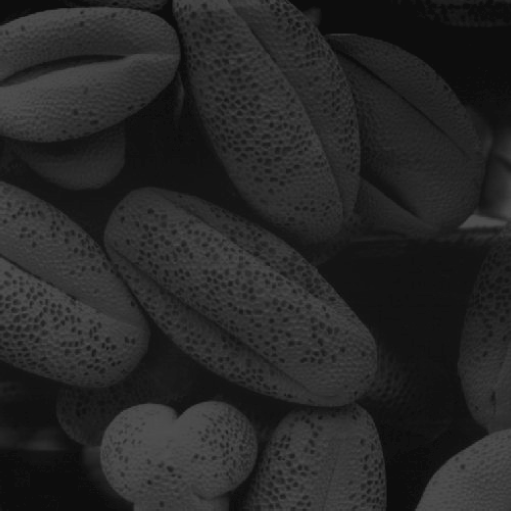
%> input picture hw1/image/grain.tif, 1021 x 1021 px (shown at 1/2 size)
$ octave p1b.m   (GNU Octave 9; MATLAB toolbox functions it lacks are replaced by stand-ins)
%> lines starting %> are read from the running program, lines starting %| are printed output that depends on the picture
clc; clear;
grain = imread("..\image\grain.tif");
%> grain is the input picture: size 1021x1021 uint8; min 13, max 83, mean 38.8
L = 256;
h = zeros(1, L);
num = 1:L;
[r, c] = size(grain);
%> r = 1021; c = 1021

%% histogram
for i = 1:r
    for j = 1:c
        tmp = grain(i, j);
        h(tmp) = h(tmp) + 1;
    end
end
%> after the loop, h = 256 values, max 73608 at index 13, min 0 at index 1, mean 4072

%% compute s_k
p = h / (r * c);
%> p = 256 values, max 0.0706 at index 13, min 0 at index 1, mean 0.00391
s = zeros(1, L);
s(1) = p(1);
for cnt = 2:L
    s(cnt) = s(cnt-1) + p(cnt);
end
%> after the loop, s = 256 values from 0 to 1

%% histogram equalization
figure(1)
% hist equa generated by myself
outimg = uint8(zeros(r,c));
for cnt = 1:L
    s(cnt) = floor((s(cnt)-min(s))/(1-min(s)) * (L-1) + 0.5);
end
%> after the loop, s = 256 values from 0 to 255
for i = 1:r
    for j = 1:c
        outimg(i,j) = s(grain(i,j));
    end
end
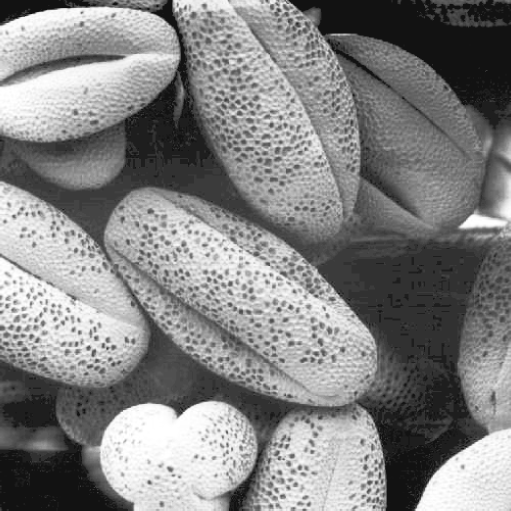
%> outimg: size 1021x1021 uint8 (shown at 1/2 size); min 18, max 255, mean 130.9

hout = zeros(1, L);
numout = 1:L;
for i = 1:r
    for j = 1:c
        tmp = outimg(i, j);
        hout(tmp) = hout(tmp) + 1;
    end
end
%> after the loop, hout = 256 values, max 74004 at index 18, min 0 at index 1, mean 4072

subplot(2,1,1)
bar(numout, hout, 1.5);
title("hist equa generated by myself")

% hist equa generated by matlab function
hs1 = histeq(grain);
subplot(2,1,2)
histogram(hs1)
title("hist equa generated by matlab function")
axis('auto')
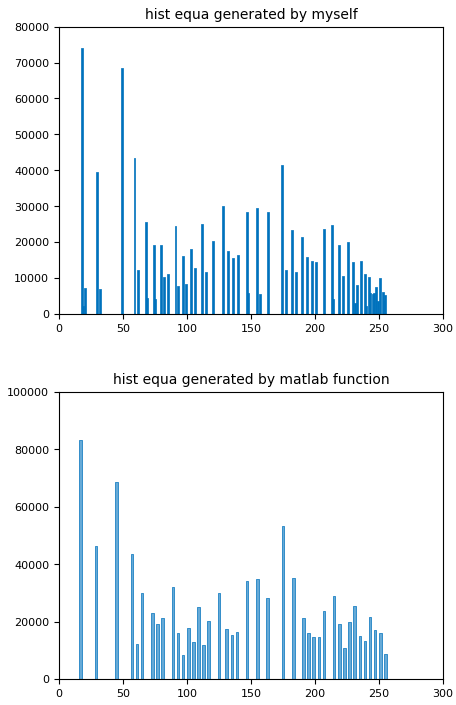
%> figure redrawn from the program's plot data, 2 panels; panel 1: tallest bar 74004 high, from x = 17.25 to 18.75; panel 2: tallest bar 83379 high, from x = 16 to 18

figure(2)
subplot(1,3,1)
imshow(grain)
title("original image")
subplot(1,3,2)
imshow(outimg)
title("my histeq image")
subplot(1,3,3)
imshow(hs1)
title("histeq image by matlab")
